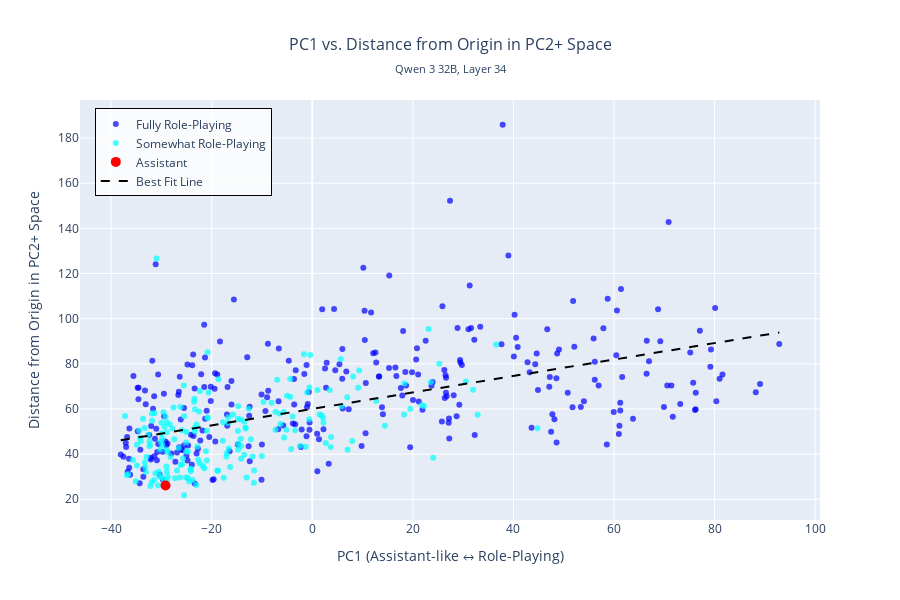

Notebook code for this chart:
### Markdown cell above
## Plot PC1 vs Distance from Origin in PC2+ Space

### Code cell
def plot_pc1_vs_distance(pca_transformed, asst_projected, role_labels, distance_from_center, asst_distance):
    # Create single scatter plot
    fig = go.Figure()
    
    # Separate data by role type
    fully_rp_indices = []
    somewhat_rp_indices = []
    
    for i, label in enumerate(role_labels):
        if "(Fully RP)" in label:
            fully_rp_indices.append(i)
        elif "(Somewhat RP)" in label or "Somewhat RP" in label:
            somewhat_rp_indices.append(i)
        else:
            fully_rp_indices.append(i)  # default
    
    # PC1 values for x-axis
    pc1_values = pca_transformed[:, 0]
    
    # Add Fully Role-Playing points
    if fully_rp_indices:
        fully_rp_hover = [role_labels[idx] for idx in fully_rp_indices]
        fig.add_trace(
            go.Scatter(
                x=pc1_values[fully_rp_indices],
                y=distance_from_center[fully_rp_indices],
                mode='markers',
                marker=dict(
                    color='blue',
                    size=6,
                    opacity=0.7
                ),
                text=fully_rp_hover,
                hovertemplate='<b>%{text}</b><br>PC1: %{x:.3f}<br>Distance: %{y:.3f}<extra></extra>',
                name="Fully Role-Playing"
            )
        )
    
    # Add Somewhat Role-Playing points
    if somewhat_rp_indices:
        somewhat_rp_hover = [role_labels[idx] for idx in somewhat_rp_indices]
        fig.add_trace(
            go.Scatter(
                x=pc1_values[somewhat_rp_indices],
                y=distance_from_center[somewhat_rp_indices],
                mode='markers',
                marker=dict(
                    color='cyan',
                    size=6,
                    opacity=0.7
                ),
                text=somewhat_rp_hover,
                hovertemplate='<b>%{text}</b><br>PC1: %{x:.3f}<br>Distance: %{y:.3f}<extra></extra>',
                name="Somewhat Role-Playing"
            )
        )
    
    # Add Assistant projection point
    fig.add_trace(
        go.Scatter(
            x=[asst_projected[0, 0]],  # PC1 value for assistant
            y=[asst_distance],  # Distance for assistant
            mode='markers',
            marker=dict(
                color='red',
                size=10,
                opacity=1.0
            ),
            hovertemplate='<b>Assistant</b><br>PC1: %{x:.3f}<br>Distance: %{y:.3f}<extra></extra>',
            name="Assistant"
        )
    )
    
    # Add line of best fit
    # Calculate linear regression for all role-playing data points
    x_data = pc1_values
    y_data = distance_from_center
    
    # Calculate linear regression coefficients
    coeffs = np.polyfit(x_data, y_data, 1)
    
    # Generate line points
    x_line = np.linspace(x_data.min(), x_data.max(), 100)
    y_line = np.polyval(coeffs, x_line)
    
    fig.add_trace(
        go.Scatter(
            x=x_line,
            y=y_line,
            mode='lines',
            line=dict(
                color='black',
                width=2,
                dash='dash'
            ),
            name="Best Fit Line",
            hoverinfo='skip'
        )
    )
    
    # Update layout
    fig.update_layout(
        title=dict(
            text="PC1 vs. Distance from Origin in PC2+ Space",
            subtitle={
                "text": "Qwen 3 32B, Layer 34"
            },
            x=0.5,
            font=dict(size=16)
        ),
        xaxis_title="PC1 (Assistant-like ↔ Role-Playing)",
        yaxis_title="Distance from Origin in PC2+ Space",
        height=600,
        width=900,
        font=dict(size=12),
        legend=dict(
            x=0.02,
            y=0.98,
            bgcolor="rgba(255,255,255,0.8)",
            bordercolor="black",
            borderwidth=1
        )
    )
    
    return fig

# Create and display the plot
fig_distance = plot_pc1_vs_distance(pca_transformed, asst_projected, role_labels, distance_from_center, asst_distance)
fig_distance.write_html(f"{output_dir}/pc1_vs_distance.html")
fig_distance.show()

### Figure 1 — Plotly figure (JSON) as saved in the notebook; plotly's stock layout.template omitted (floating-point values rounded to 4 significant figures; data arrays with more than 128 entries replaced by an {"elided": "..."} marker saying what was removed)
{"data": [{"hovertemplate": "<b>%{text}</b><br>PC1: %{x:.3f}<br>Distance: %{y:.3f}<extra></extra>", "marker": {"color": "blue", "opacity": 0.7, "size": 6}, "mode": "markers", "name": "Fully Role-Playing", "text": {"elided": "275 str values"}, "type": "scatter", "x": {"elided": "275 float values"}, "y": {"elided": "275 float values"}}, {"hovertemplate": "<b>%{text}</b><br>PC1: %{x:.3f}<br>Distance: %{y:.3f}<extra></extra>", "marker": {"color": "cyan", "opacity": 0.7, "size": 6}, "mode": "markers", "name": "Somewhat Role-Playing", "text": {"elided": "188 str values"}, "type": "scatter", "x": {"elided": "188 float values"}, "y": {"elided": "188 float values"}}, {"hovertemplate": "<b>Assistant</b><br>PC1: %{x:.3f}<br>Distance: %{y:.3f}<extra></extra>", "marker": {"color": "red", "opacity": 1, "size": 10}, "mode": "markers", "name": "Assistant", "type": "scatter", "x": [-29.18], "y": [26.08]}, {"hoverinfo": "skip", "line": {"color": "black", "dash": "dash", "width": 2}, "mode": "lines", "name": "Best Fit Line", "type": "scatter", "x": [-38.08, -36.76, -35.44, -34.11, -32.79, -31.47, -30.15, -28.82, -27.5, -26.18, -24.86, -23.53, -22.21, -20.89, -19.57, -18.24, -16.92, -15.6, -14.28, -12.95, -11.63, -10.31, -8.986, -7.664, -6.341, -5.019, -3.696, -2.374, -1.051, 0.2715, 1.594, 2.916, 4.239, 5.561, 6.884, 8.206, 9.529, 10.85, 12.17, 13.5, 14.82, 16.14, 17.46, 18.79, 20.11, 21.43, 22.75, 24.08, 25.4, 26.72, 28.04, 29.37, 30.69, 32.01, 33.33, 34.66, 35.98, 37.3, 38.62, 39.95, 41.27, 42.59, 43.91, 45.24, 46.56, 47.88, 49.2, 50.53, 51.85, 53.17, 54.49, 55.82, 57.14, 58.46, 59.78, 61.11, 62.43, 63.75, 65.07, 66.4, 67.72, 69.04, 70.36, 71.69, 73.01, 74.33, 75.65, 76.98, 78.3, 79.62, 80.94, 82.27, 83.59, 84.91, 86.23, 87.56, 88.88, 90.2, 91.52, 92.85], "y": [46.14, 46.63, 47.11, 47.59, 48.07, 48.56, 49.04, 49.52, 50.0, 50.48, 50.97, 51.45, 51.93, 52.41, 52.89, 53.38, 53.86, 54.34, 54.82, 55.31, 55.79, 56.27, 56.75, 57.23, 57.72, 58.2, 58.68, 59.16, 59.64, 60.13, 60.61, 61.09, 61.57, 62.06, 62.54, 63.02, 63.5, 63.98, 64.47, 64.95, 65.43, 65.91, 66.39, 66.88, 67.36, 67.84, 68.32, 68.81, 69.29, 69.77, 70.25, 70.73, 71.22, 71.7, 72.18, 72.66, 73.14, 73.63, 74.11, 74.59, 75.07, 75.56, 76.04, 76.52, 77.0, 77.48, 77.97, 78.45, 78.93, 79.41, 79.89, 80.38, 80.86, 81.34, 81.82, 82.31, 82.79, 83.27, 83.75, 84.23, 84.72, 85.2, 85.68, 86.16, 86.64, 87.13, 87.61, 88.09, 88.57, 89.06, 89.54, 90.02, 90.5, 90.98, 91.47, 91.95, 92.43, 92.91, 93.39, 93.88]}], "layout": {"font": {"size": 12}, "height": 600, "legend": {"bgcolor": "rgba(255,255,255,0.8)", "bordercolor": "black", "borderwidth": 1, "x": 0.02, "y": 0.98}, "title": {"font": {"size": 16}, "subtitle": {"text": "Qwen 3 32B, Layer 34"}, "text": "PC1 vs. Distance from Origin in PC2+ Space", "x": 0.5}, "width": 900, "xaxis": {"title": {"text": "PC1 (Assistant-like ↔ Role-Playing)"}}, "yaxis": {"title": {"text": "Distance from Origin in PC2+ Space"}}}}
